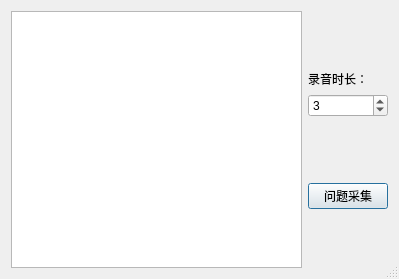
<?xml version="1.0" encoding="UTF-8"?>
<ui version="4.0">
 <class>Dialog</class>
 <widget class="QDialog" name="Dialog">
  <property name="geometry">
   <rect>
    <x>0</x>
    <y>0</y>
    <width>399</width>
    <height>279</height>
   </rect>
  </property>
  <property name="windowTitle">
   <string>关注微信公众号：学点编程吧--冲顶大会语音辅助小工具</string>
  </property>
  <property name="sizeGripEnabled">
   <bool>true</bool>
  </property>
  <layout class="QVBoxLayout" name="verticalLayout_2">
   <item>
    <layout class="QHBoxLayout" name="horizontalLayout">
     <item>
      <widget class="QTextBrowser" name="textBrowser"/>
     </item>
     <item>
      <layout class="QVBoxLayout" name="verticalLayout">
       <item>
        <spacer name="verticalSpacer_2">
         <property name="orientation">
          <enum>Qt::Vertical</enum>
         </property>
         <property name="sizeHint" stdset="0">
          <size>
           <width>20</width>
           <height>40</height>
          </size>
         </property>
        </spacer>
       </item>
       <item>
        <widget class="QLabel" name="label">
         <property name="text">
          <string>录音时长：</string>
         </property>
        </widget>
       </item>
       <item>
        <widget class="QSpinBox" name="spinBox">
         <property name="minimum">
          <number>1</number>
         </property>
         <property name="maximum">
          <number>10</number>
         </property>
         <property name="value">
          <number>3</number>
         </property>
        </widget>
       </item>
       <item>
        <spacer name="verticalSpacer">
         <property name="orientation">
          <enum>Qt::Vertical</enum>
         </property>
         <property name="sizeHint" stdset="0">
          <size>
           <width>20</width>
           <height>40</height>
          </size>
         </property>
        </spacer>
       </item>
       <item>
        <widget class="QPushButton" name="pushButton">
         <property name="text">
          <string>问题采集</string>
         </property>
        </widget>
       </item>
       <item>
        <spacer name="verticalSpacer_3">
         <property name="orientation">
          <enum>Qt::Vertical</enum>
         </property>
         <property name="sizeHint" stdset="0">
          <size>
           <width>20</width>
           <height>40</height>
          </size>
         </property>
        </spacer>
       </item>
      </layout>
     </item>
    </layout>
   </item>
  </layout>
 </widget>
 <resources/>
 <connections/>
</ui>
